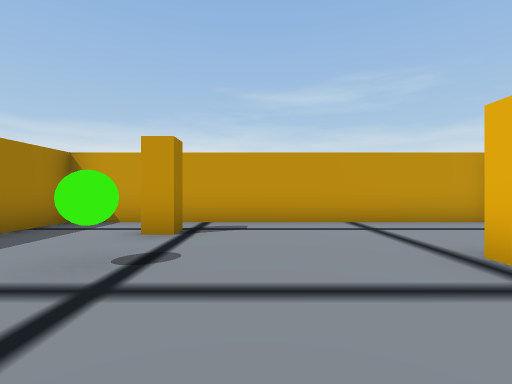
view 1 (above)

20 first-person views from a walk through a scene from a Unity 3-D project. The camera is 1.3 m above the floor, looks level and sees 85° across. Doors are open. The floor is counted in squares, 2 m on a side. Each view is taken from the middle of a square. On the plan, view 1 faces up. The plan holds only what a view shows up to about 9 squares ahead; the rest is blank. The place goes on beyond the plan. Some animated figures are left out.

view 2
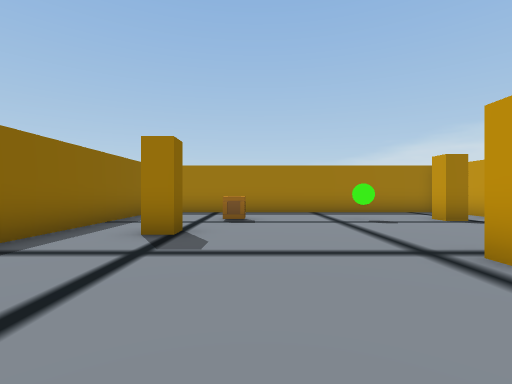

view 3
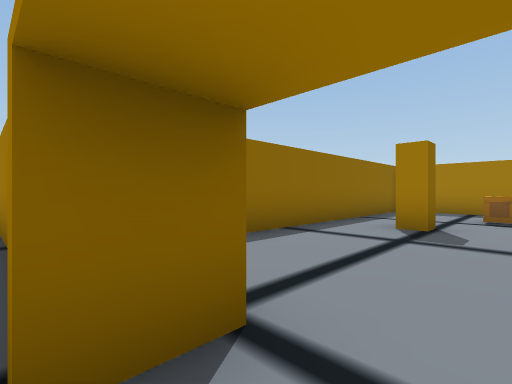

view 4
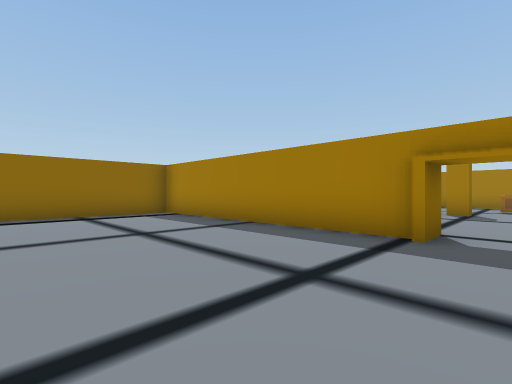

view 5
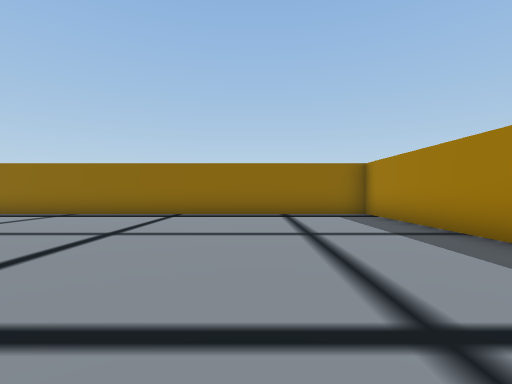

view 6
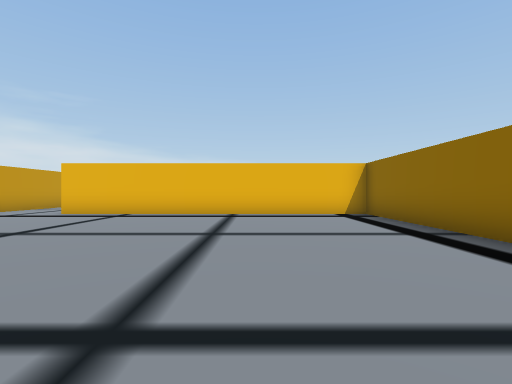

view 7
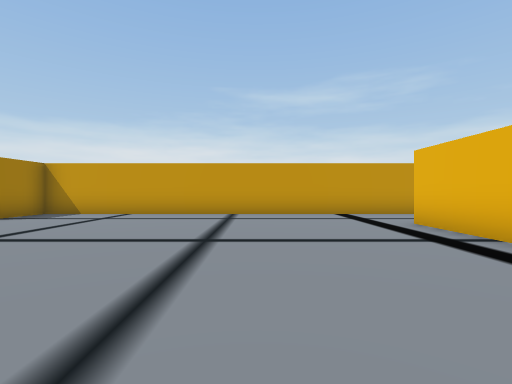

view 8
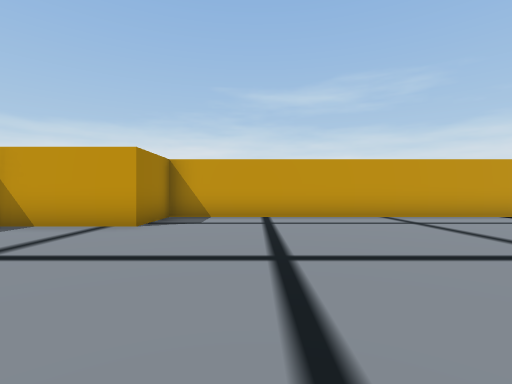

view 9
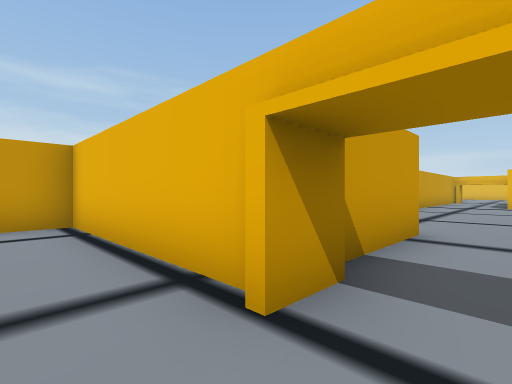

view 10
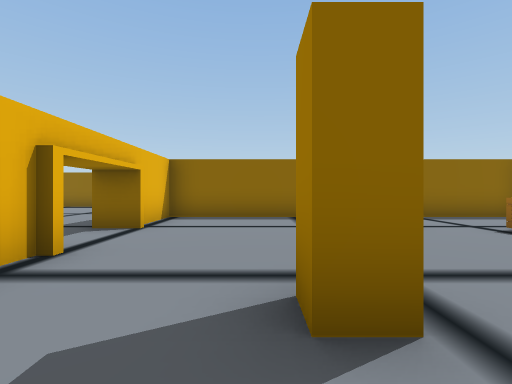

view 11
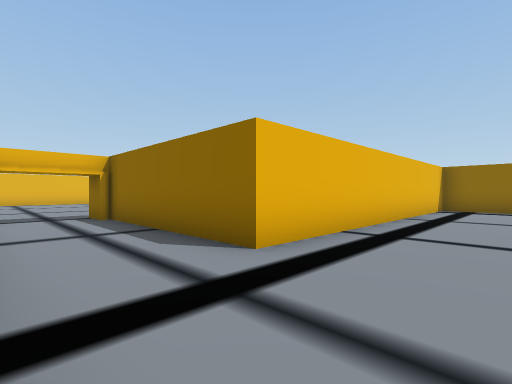

view 12
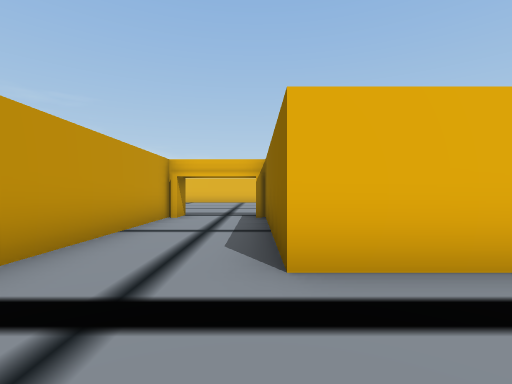

view 13
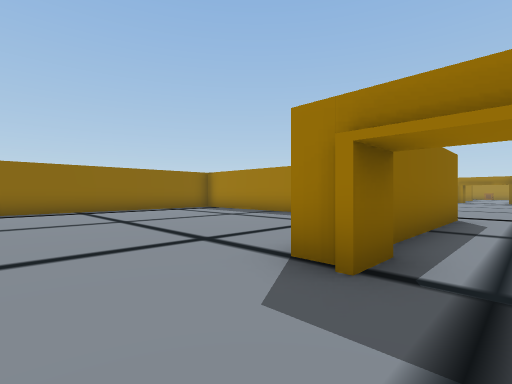

view 14
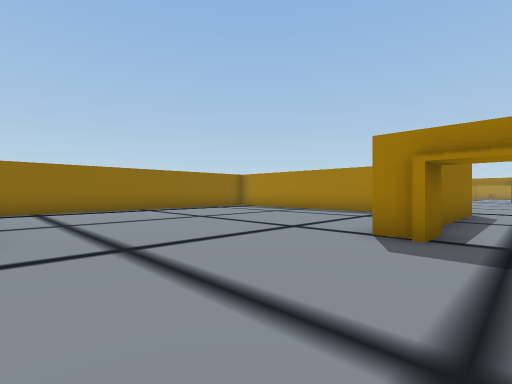

view 15
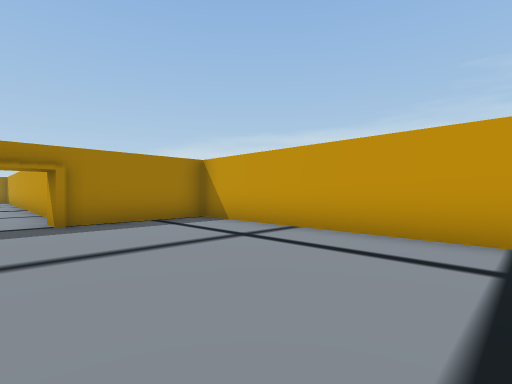

view 16
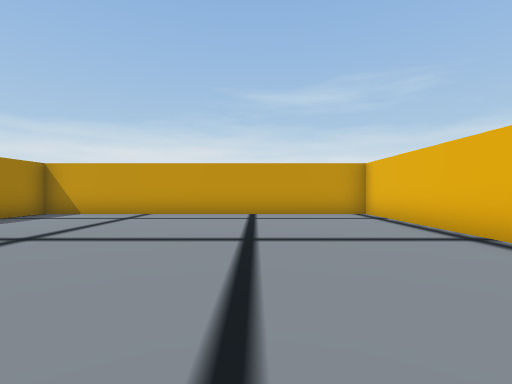

view 17
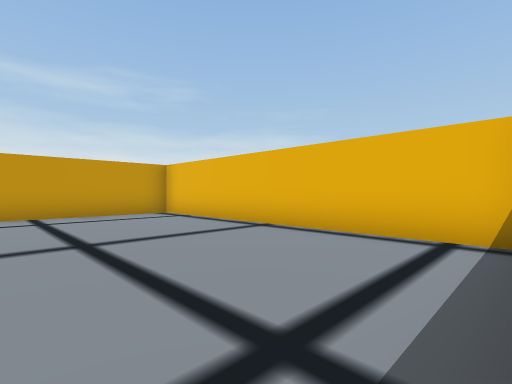

view 18
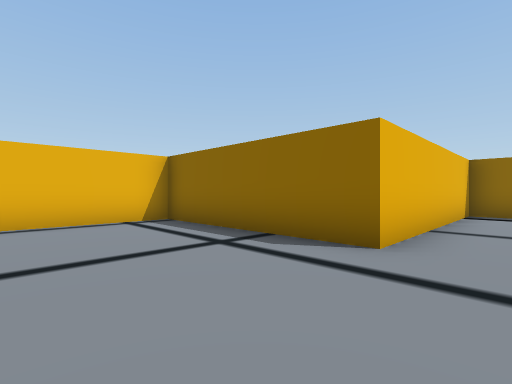

view 19
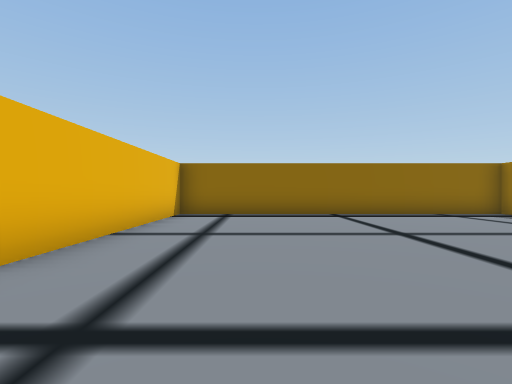

view 20
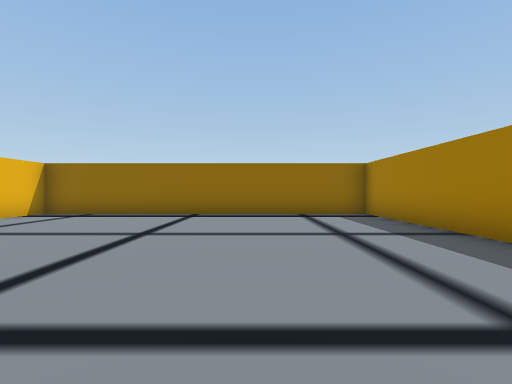

### Floor plan
Points are (right, up) in squares from view 1. A wall is a line through its corners. A room is listed if a view was taken in it or the views show most of it. See-through windows are left out.
Room 1 (views 1, 2, 9, 10)
walls: (5.3, 1.1) (5.3, 6) (-3.1, 6); (6, 1) (5, 1); (-3.8, -3.2) (5.3, -3.2) (5.3, -1.5); (-4, 5.9) (-4, -2.4)
ways out: opening at (6, 0) to room 2
objects: other object (-2, 4) to (-1, 5); other object (-1, 0); other object (-1, 3); other object (0, -2) to (1, -1); other object (2, 2) to (3, 3)
Room 2 (views 3, 4, 5, 6, 7, 8, 11, 12)
walls: (5.7, -1.1) (5.7, -8.2) (18.2, -8.2) (18.2, 0.7) (23.2, 0.7); (5, -1) (6, -1); (23.2, 3.2) (8.8, 3.2) (8.8, 1.2) (6.1, 1.2)
ways out: opening at (6, 0) to room 1; opening at (23, 2) to room 3
Room 3 (views 13, 14, 15, 16, 17, 18, 19, 20)
walls: (23, 1) (23.8, 1) (23.8, 0.3); (18.7, -3.5) (18.7, -8.2) (28.2, -8.2) (28.2, -2.3) (33.3, -2.3) (33.3, 6.3) (23.8, 6.3) (23.8, 3) (23, 3)
ways out: opening at (23, 2) to room 2

Positions as (right, up) in squares from view 1, and headings:
1: (0, 0), facing up
2: (5, 0), facing left
3: (6, 0), facing down-left
4: (10, 0), facing down-left
5: (9, 0), facing down
6: (10, -5), facing right
7: (15, -5), facing up
8: (11, -4), facing up
9: (4, 0), facing up-right
10: (3, 4), facing down
11: (16, 3), facing down-right
12: (16, 1), facing right
13: (26, 2), facing down-left
14: (28, 2), facing down-left
15: (30, 2), facing up-left
16: (30, -2), facing up
17: (29, -2), facing up-right
18: (27, 1), facing down-right
19: (26, 0), facing down
20: (22, 0), facing down
